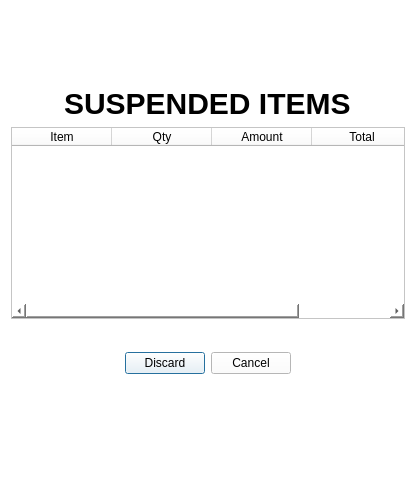
<?xml version="1.0" encoding="UTF-8"?>
<ui version="4.0">
 <class>Dialog</class>
 <widget class="QDialog" name="Dialog">
  <property name="geometry">
   <rect>
    <x>0</x>
    <y>0</y>
    <width>416</width>
    <height>487</height>
   </rect>
  </property>
  <property name="sizePolicy">
   <sizepolicy hsizetype="Expanding" vsizetype="Expanding">
    <horstretch>0</horstretch>
    <verstretch>0</verstretch>
   </sizepolicy>
  </property>
  <property name="windowTitle">
   <string>Dialog</string>
  </property>
  <property name="styleSheet">
   <string notr="true">background-color:white;</string>
  </property>
  <layout class="QVBoxLayout" name="verticalLayout">
   <item>
    <spacer name="verticalSpacer_2">
     <property name="orientation">
      <enum>Qt::Orientation::Vertical</enum>
     </property>
     <property name="sizeHint" stdset="0">
      <size>
       <width>20</width>
       <height>40</height>
      </size>
     </property>
    </spacer>
   </item>
   <item alignment="Qt::AlignmentFlag::AlignHCenter">
    <widget class="QLabel" name="label">
     <property name="styleSheet">
      <string notr="true">color:black;
font-size:30px;
font-weight:bold;</string>
     </property>
     <property name="text">
      <string>SUSPENDED ITEMS</string>
     </property>
    </widget>
   </item>
   <item>
    <widget class="QTableWidget" name="tableWidget">
     <property name="styleSheet">
      <string notr="true">color:black;
background-color:white;</string>
     </property>
     <property name="verticalScrollBarPolicy">
      <enum>Qt::ScrollBarPolicy::ScrollBarAsNeeded</enum>
     </property>
     <attribute name="horizontalHeaderStretchLastSection">
      <bool>true</bool>
     </attribute>
     <column>
      <property name="text">
       <string>Item</string>
      </property>
     </column>
     <column>
      <property name="text">
       <string>Qty</string>
      </property>
     </column>
     <column>
      <property name="text">
       <string>Amount</string>
      </property>
     </column>
     <column>
      <property name="text">
       <string>Total</string>
      </property>
     </column>
    </widget>
   </item>
   <item alignment="Qt::AlignmentFlag::AlignHCenter">
    <widget class="QDialogButtonBox" name="buttonBox">
     <property name="sizePolicy">
      <sizepolicy hsizetype="Expanding" vsizetype="Expanding">
       <horstretch>0</horstretch>
       <verstretch>0</verstretch>
      </sizepolicy>
     </property>
     <property name="cursor">
      <cursorShape>PointingHandCursor</cursorShape>
     </property>
     <property name="styleSheet">
      <string notr="true">color:black;
background-color:white;</string>
     </property>
     <property name="orientation">
      <enum>Qt::Orientation::Horizontal</enum>
     </property>
     <property name="standardButtons">
      <set>QDialogButtonBox::StandardButton::Cancel|QDialogButtonBox::StandardButton::Discard</set>
     </property>
     <property name="centerButtons">
      <bool>true</bool>
     </property>
    </widget>
   </item>
   <item>
    <spacer name="verticalSpacer">
     <property name="orientation">
      <enum>Qt::Orientation::Vertical</enum>
     </property>
     <property name="sizeHint" stdset="0">
      <size>
       <width>20</width>
       <height>40</height>
      </size>
     </property>
    </spacer>
   </item>
  </layout>
 </widget>
 <resources/>
 <connections>
  <connection>
   <sender>buttonBox</sender>
   <signal>accepted()</signal>
   <receiver>Dialog</receiver>
   <slot>accept()</slot>
   <hints>
    <hint type="sourcelabel">
     <x>248</x>
     <y>254</y>
    </hint>
    <hint type="destinationlabel">
     <x>157</x>
     <y>274</y>
    </hint>
   </hints>
  </connection>
  <connection>
   <sender>buttonBox</sender>
   <signal>rejected()</signal>
   <receiver>Dialog</receiver>
   <slot>reject()</slot>
   <hints>
    <hint type="sourcelabel">
     <x>316</x>
     <y>260</y>
    </hint>
    <hint type="destinationlabel">
     <x>286</x>
     <y>274</y>
    </hint>
   </hints>
  </connection>
 </connections>
</ui>
